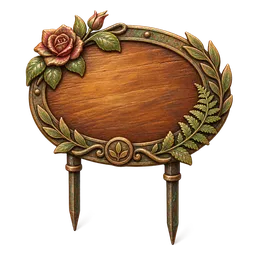
#> input picture artwork_source/achievement_trophies/originals/cosmetic_botanists_plaque.webp, 256 x 256 px, shrunk from 1024 x 1024 before the run
$ python process_direct_soil_asset.py --input ../artwork_source/achievement_trophies/originals/cosmetic_botanists_plaque.webp --out out.png
#> lines starting #> are read from the running program, lines starting #| are printed output that depends on the picture; after the words box and inside, x2 and y2 are one past the last pixel; in counts of white or black regions, pixels touching at a corner belong together
from __future__ import annotations

import argparse
from collections import deque
from pathlib import Path

from PIL import Image, ImageFilter


def _is_boundary_chroma_spill(pixel: tuple[int, int, int, int]) -> bool:
    """Return whether a visible edge pixel still carries a chroma-key color."""
    red, green, blue, alpha = pixel
    if alpha < 16:
        return False
    magenta_spill = (
        red >= 220
        and blue >= 180
        and green <= 75
        and min(red, blue) - green >= 125
    )
    cyan_spill = red <= 20 and green >= 245 and blue >= 245
    return magenta_spill or cyan_spill


def _despill_transparency_boundary(
    image: Image.Image,
    *,
    boundary_radius: int = 2,
    replacement_radius: int = 12,
) -> tuple[Image.Image, int]:
    """Replace chroma-contaminated edge RGB without changing the alpha mask.

    Image generators can leave a one- or two-pixel magenta/cyan matte around an
    otherwise clean cutout. Making those pixels transparent erodes fine leaves,
    petals, and roots, so this pass copies color from the closest clean visible
    subject pixel while preserving the original alpha byte exactly.
    """

    radius = max(1, int(boundary_radius))
    search_radius = max(radius + 1, int(replacement_radius))
    rgba = image.convert("RGBA")
    width, height = rgba.size
    alpha = rgba.getchannel("A")
    near_transparency = alpha.point(
        lambda value: 255 if value < 16 else 0
    ).filter(ImageFilter.MaxFilter(radius * 2 + 1))
    pixels = rgba.load()
    near_pixels = near_transparency.load()
    alpha_pixels = alpha.load()
    candidate_mask = bytearray(width * height)
    candidates: list[tuple[int, int]] = []

    for y in range(height):
        for x in range(width):
            if near_pixels[x, y] and _is_boundary_chroma_spill(pixels[x, y]):
                candidate_mask[y * width + x] = 1
                candidates.append((x, y))

    source = rgba.copy()
    source_pixels = source.load()
    for x, y in candidates:
        replacement: tuple[int, int, int, int] | None = None
        for distance in range(1, search_radius + 1):
            choices: list[tuple[int, int, int, int, int, int]] = []
            left, right = max(0, x - distance), min(width - 1, x + distance)
            top, bottom = max(0, y - distance), min(height - 1, y + distance)
            for candidate_y in range(top, bottom + 1):
                for candidate_x in range(left, right + 1):
                    if max(abs(candidate_x - x), abs(candidate_y - y)) != distance:
                        continue
                    index = candidate_y * width + candidate_x
                    if (
                        candidate_mask[index]
                        or alpha_pixels[candidate_x, candidate_y] < 16
                    ):
                        continue
                    pixel = source_pixels[candidate_x, candidate_y]
                    if _is_boundary_chroma_spill(pixel):
                        continue
                    # Prefer confidently opaque, interior pixels; coordinate
                    # tie-breakers keep the raster byte-for-byte deterministic.
                    choices.append(
                        (
                            1 if pixel[3] >= 192 else 0,
                            1 if near_pixels[candidate_x, candidate_y] == 0 else 0,
                            pixel[3],
                            -candidate_y,
                            -candidate_x,
                            index,
                        )
                    )
            if choices:
                source_index = max(choices)[-1]
                replacement = source_pixels[source_index % width, source_index // width]
                break
        if replacement is None:
            raise ValueError(
                f"could not find clean subject color within {search_radius}px of {(x, y)}"
            )
        _red, _green, _blue, original_alpha = pixels[x, y]
        pixels[x, y] = (*replacement[:3], original_alpha)

    return rgba, len(candidates)


# [22 lines left out: function despill_transparency_boundary, not called in this run]


def _border_key(image: Image.Image) -> tuple[int, int, int]:
    rgb = image.convert("RGB")
    samples: list[tuple[int, int, int]] = []
    for x in range(rgb.width):
        samples.append(rgb.getpixel((x, 0)))
        samples.append(rgb.getpixel((x, rgb.height - 1)))
    for y in range(rgb.height):
        samples.append(rgb.getpixel((0, y)))
        samples.append(rgb.getpixel((rgb.width - 1, y)))
    channels = [sorted(pixel[index] for pixel in samples) for index in range(3)]
    middle = len(samples) // 2
    return channels[0][middle], channels[1][middle], channels[2][middle]


def _distance(pixel: tuple[int, int, int], key: tuple[int, int, int]) -> float:
    return sum((int(value) - int(reference)) ** 2 for value, reference in zip(pixel, key)) ** 0.5


# [107 lines left out: function normalize_transparent_height, not called in this run]


def remove_connected_chroma(
    source: Path,
    output: Path,
    *,
    transparent_threshold: float = 8.0,
    connection_threshold: float = 34.0,
    preview: Path | None = None,
    include_enclosed_chroma: bool = True,
) -> None:
    image = Image.open(source).convert("RGBA")
    rgb = image.convert("RGB")
    key = _border_key(image)
    width, height = image.size
    visited = bytearray(width * height)
    background = bytearray(width * height)
    queue: deque[tuple[int, int]] = deque()

    def add(x: int, y: int) -> None:
        index = y * width + x
        if visited[index]:
            return
        visited[index] = 1
        if _distance(rgb.getpixel((x, y)), key) <= connection_threshold:
            background[index] = 1
            queue.append((x, y))

    for x in range(width):
        add(x, 0)
        add(x, height - 1)
    for y in range(height):
        add(0, y)
        add(width - 1, y)

    while queue:
        x, y = queue.popleft()
        if x:
            add(x - 1, y)
        if x + 1 < width:
            add(x + 1, y)
        if y:
            add(x, y - 1)
        if y + 1 < height:
            add(x, y + 1)

    if include_enclosed_chroma:
        # Dense plants form closed loops between stems, leaves, and petals.
        # A flat key-colored pixel is still background inside those loops, but
        # cannot be reached by the border flood. Marking only key-near pixels
        # preserves the subject while removing those enclosed pockets.
        for y in range(height):
            for x in range(width):
                index = y * width + x
                if _distance(rgb.getpixel((x, y)), key) <= connection_threshold:
                    background[index] = 1

    pixels = image.load()
    transparent = partial = 0
    for y in range(height):
        for x in range(width):
            index = y * width + x
            if not background[index]:
                pixels[x, y] = (*pixels[x, y][:3], 255)
                continue
            distance = _distance(rgb.getpixel((x, y)), key)
            if distance <= transparent_threshold:
                alpha = 0
                transparent += 1
            else:
                alpha = round(
                    255
                    * (distance - transparent_threshold)
                    / max(1.0, connection_threshold - transparent_threshold)
                )
                alpha = max(0, min(255, alpha))
                partial += 1
            pixels[x, y] = (*pixels[x, y][:3], alpha)

    image, despilled = _despill_transparency_boundary(image)

    output.parent.mkdir(parents=True, exist_ok=True)
    image.save(output, "PNG", optimize=True)
    if preview is not None:
        checker = Image.new("RGB", image.size, "#d8d8d8")
        block = 48
        pixels = checker.load()
        for y in range(image.height):
            for x in range(image.width):
                if (x // block + y // block) % 2:
                    pixels[x, y] = (238, 238, 238)
        checker.paste(image, mask=image.getchannel("A"))
        preview.parent.mkdir(parents=True, exist_ok=True)
        checker.save(preview, "PNG", optimize=True)
    print(
        f"Wrote {output} key=#{key[0]:02x}{key[1]:02x}{key[2]:02x} "
        f"transparent={transparent} partial={partial} "
        f"despilled_boundary_pixels={despilled}"
    )


def main() -> None:
    parser = argparse.ArgumentParser(
        description="Remove only border-connected chroma from a plant sprite."
    )
    parser.add_argument("--input", required=True, type=Path)
    parser.add_argument("--out", required=True, type=Path)
    parser.add_argument("--transparent-threshold", type=float, default=8.0)
    parser.add_argument("--connection-threshold", type=float, default=34.0)
    parser.add_argument("--preview", type=Path)
    parser.add_argument(
        "--already-transparent",
        action="store_true",
        help="Apply only deterministic RGBA geometry normalization; skip chroma removal.",
    )
    parser.add_argument(
        "--despill-boundary-only",
        action="store_true",
        help="Preserve the existing alpha mask and remove only chroma-colored edge RGB.",
    )
    parser.add_argument(
        "--vertical-scale",
        type=float,
        default=1.0,
        help="Vertical RGBA scale used with --already-transparent (default: 1.0).",
    )
    parser.add_argument(
        "--remove-small-border-components",
        action="store_true",
        help="Remove only tiny disconnected alpha components touching the canvas edge.",
    )
    parser.add_argument("--max-border-component-pixels", type=int, default=64)
    parser.add_argument(
        "--connected-only",
        action="store_true",
        help="Leave enclosed key-colored pockets opaque (diagnostic only).",
    )
    args = parser.parse_args()
    if args.despill_boundary_only:
        if args.already_transparent or args.vertical_scale != 1.0:
            parser.error("--despill-boundary-only cannot be combined with geometry options")
        despill_transparency_boundary(args.input, args.out)
        return
    if args.already_transparent:
        normalize_transparent_height(
            args.input,
            args.out,
            vertical_scale=args.vertical_scale,
            remove_small_border_components=args.remove_small_border_components,
            max_border_component_pixels=args.max_border_component_pixels,
            preview=args.preview,
        )
        return
    if args.vertical_scale != 1.0 or args.remove_small_border_components:
        parser.error(
            "--vertical-scale and --remove-small-border-components require --already-transparent"
        )
    remove_connected_chroma(
        args.input,
        args.out,
        transparent_threshold=args.transparent_threshold,
        connection_threshold=args.connection_threshold,
        preview=args.preview,
        include_enclosed_chroma=not args.connected_only,
    )
#> in remove_connected_chroma, image is the input picture: PIL image 256x256 RGBA; mean R, G, B, A 61.3, 41.1, 23, 101.4
#> in remove_connected_chroma, `rgb = image.convert("RGB")`:
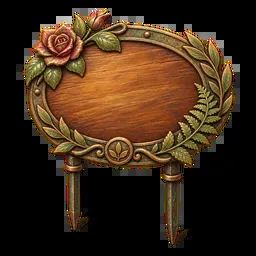
#> rgb: PIL image 256x256 RGB; mean R, G, B 61.3, 41.1, 23
#> after the loop in _border_key, `for x in range(rgb.width):`: samples = 512 items, first 6: (0, 0, 0), (0, 0, 0), (0, 0, 0), (0, 0, 0), (0, 0, 0), (0, 0, 0)
#> after the loop in _border_key, `for y in range(rgb.height):`: samples = 1024 items, first 6: (0, 0, 0), (0, 0, 0), (0, 0, 0), (0, 0, 0), (0, 0, 0), (0, 0, 0)
#> in _border_key, `channels = [sorted(pixel[index] for pixel in samples) for index in ran..`: channels = 3 items
#> in _border_key, `middle = len(samples) // 2`: middle = 512
#> in remove_connected_chroma, `key = _border_key(image)`: key = (0, 0, 0)
#> after the loop in remove_connected_chroma, `for y in range(height):`: partial = 748; transparent = 33011
#> in _despill_transparency_boundary, `radius = max(1, int(boundary_radius))`: radius = 2
#> in _despill_transparency_boundary, `search_radius = max(radius + 1, int(replacement_radius))`: search_radius = 12
#> in _despill_transparency_boundary, `rgba = image.convert("RGBA")`:
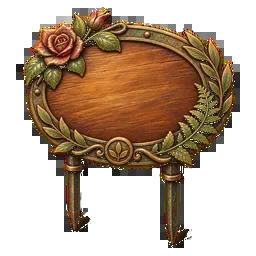
#> rgba: PIL image 256x256 RGBA; mean R, G, B, A 61.3, 41.1, 23, 125.3; transparent parts drawn white
#> in _despill_transparency_boundary, `alpha = rgba.getchannel("A")`:
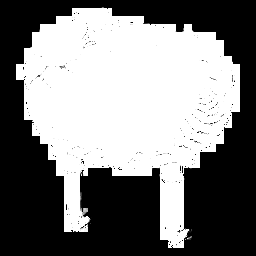
#> alpha: PIL image 256x256 L; min 0, max 255, mean 125.3
#> in _despill_transparency_boundary, `near_transparency = alpha.point( lambda value: 255 if value < 16 else ..`:
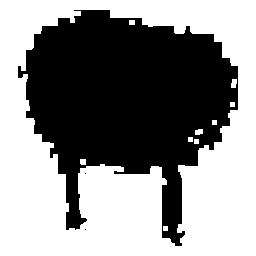
#> near_transparency: PIL image 256x256 L; 55.1% white; 3 black regions (2 under 20 px), largest, box (x1, y1, x2, y2) and area: (18, 10, 238, 246) 29418
#| Wrote out.png key=#000000 transparent=33011 partial=748 despilled_boundary_pixels=0


if __name__ == "__main__":
    main()
